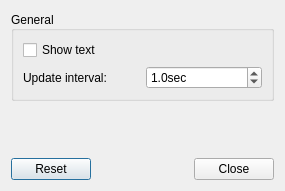
<?xml version="1.0" encoding="UTF-8"?>
<ui version="4.0">
 <class>RazorCpuLoadConfiguration</class>
 <widget class="QDialog" name="RazorCpuLoadConfiguration">
  <property name="geometry">
   <rect>
    <x>0</x>
    <y>0</y>
    <width>285</width>
    <height>191</height>
   </rect>
  </property>
  <property name="windowTitle">
   <string>Razor Cpu Load settings</string>
  </property>
  <layout class="QGridLayout" name="gridLayout_2">
   <item row="0" column="0">
    <widget class="QGroupBox" name="generalGB">
     <property name="title">
      <string>General</string>
     </property>
     <property name="alignment">
      <set>Qt::AlignLeading|Qt::AlignLeft|Qt::AlignVCenter</set>
     </property>
     <property name="flat">
      <bool>false</bool>
     </property>
     <property name="checkable">
      <bool>false</bool>
     </property>
     <layout class="QGridLayout" name="gridLayout">
      <item row="0" column="0" colspan="2">
       <widget class="QCheckBox" name="showTextCB">
        <property name="text">
         <string>Show text</string>
        </property>
       </widget>
      </item>
      <item row="1" column="0">
       <widget class="QLabel" name="label">
        <property name="text">
         <string>Update interval:</string>
        </property>
       </widget>
      </item>
      <item row="1" column="1">
       <widget class="QDoubleSpinBox" name="updateIntervalSpinBox">
        <property name="suffix">
         <string>sec</string>
        </property>
        <property name="decimals">
         <number>1</number>
        </property>
        <property name="minimum">
         <double>0.500000000000000</double>
        </property>
        <property name="maximum">
         <double>10000.000000000000000</double>
        </property>
        <property name="singleStep">
         <double>0.500000000000000</double>
        </property>
        <property name="value">
         <double>1.000000000000000</double>
        </property>
       </widget>
      </item>
     </layout>
    </widget>
   </item>
   <item row="1" column="0">
    <spacer name="verticalSpacer">
     <property name="orientation">
      <enum>Qt::Vertical</enum>
     </property>
     <property name="sizeHint" stdset="0">
      <size>
       <width>20</width>
       <height>41</height>
      </size>
     </property>
    </spacer>
   </item>
   <item row="2" column="0">
    <widget class="QDialogButtonBox" name="buttons">
     <property name="orientation">
      <enum>Qt::Horizontal</enum>
     </property>
     <property name="standardButtons">
      <set>QDialogButtonBox::Close|QDialogButtonBox::Reset</set>
     </property>
    </widget>
   </item>
  </layout>
 </widget>
 <resources/>
 <connections/>
</ui>
